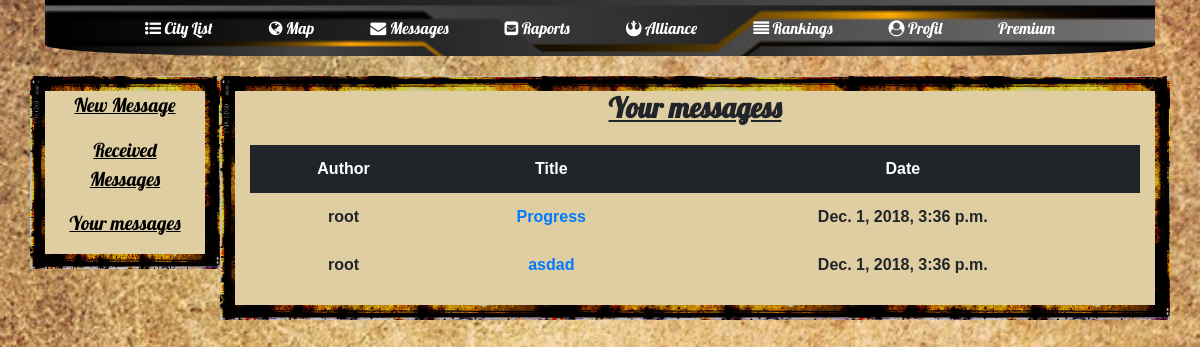
The page /wiadomosci/wyslane/ (signed in) on the database its author committed.
### messagess/models.py (models this page shows)
class Message(models.Model):
    author = models.ForeignKey(User, related_name='sender', on_delete=models.CASCADE)
    title = models.CharField(max_length=200)
    text = models.TextField()
    to_who = models.ForeignKey(User, on_delete=models.CASCADE)
    have_seen = models.BooleanField(default=False)
    created_date = models.DateTimeField(default=timezone.now)

### messagess/views.py (the view)
# urls.py: path('wyslane/', views.messages_your_send_page, name='messages_your_send_page'),
@login_required(login_url='../../../../../../../')
def messages_your_send_page(request):
    messages = Message.objects.filter(author=request.user).order_by('created_date')
    return render(request, 'messagessYourSend.html', {'messages': messages})

### messagess/templates/messagessYourSend.html (shortened to what this page needs)
<!doctype html>
<html lang="en">
<head>
    {% load static %}
    <link rel="stylesheet" href="https://stackpath.bootstrapcdn.com/bootstrap/4.1.3/css/bootstrap.min.css"
>
    <link rel="stylesheet" href="{% static 'messagess/messagessCss.css' %}">
    <link href="https://maxcdn.bootstrapcdn.com/font-awesome/4.7.0/css/font-awesome.min.css" rel="stylesheet">
</head>
<body>
<div class="container">
    <nav class="navbar navbar-expand-lg navbar-dark center">
        <div class="custom-center">
            <div class="collapse navbar-collapse" id="navbarNav">
                <ul class="navbar-nav">
                    <li class="nav-item active">
                        <a class="nav-link" href="../../miasto/city_list/"><i class="fa fa-list-ul"></i> City List</a>
                    </li>
                    <li class="nav-item active">
                        <a class="nav-link" href="../../mapa/"><i class="fa fa-globe"></i> Map</a>
                    </li>
                    <li class="nav-item active">
                        <a class="nav-link" href="../../wiadomosci/"><i class="fa fa-envelope"></i> Messages</a>
                    </li>
                    <li class="nav-item active">
                        <a class="nav-link" href="../../raporty/"><i class="fa fa-envelope-square"></i> Raports</a>
                    </li>
                    <li class="nav-item active">
                        <a class="nav-link" href="../../sojusz/"><i class="fa fa-rebel"></i> Alliance</a>
                    </li>
                    <li class="nav-item active">
                        <a class="nav-link" href="../../rankingi/"><i class="fa fa-align-justify"></i> Rankings</a>
                    </li>
                    <li class="nav-item active">
                        <a class="nav-link" href="../../profil/"><i class="fa fa-user-circle"></i> Profil</a>
                    </li>
                    <li class="nav-item active">
                        <a class="nav-link" href="../../premium/"> Premium</a>
                    </li>
                </ul>
            </div>
        </div>
    </nav>
</div>
<div class="container">
    <div class="row">
        <div class="col-lg-2 messagePanel text-center">
            <p class="messageText"><a href="../napisz/"><u>New Message</u></a></p>
            <p class="messageText"><a href="../"><u>Received Messages</u></a></p>
            <p class="messageText"><a href=""><u>Your messages</u></a></p>
        </div>
        <div class="col-lg-10 messagePanel text-center">
            <h3 class="h3 custom-center font-weight-bold"><u>Your messagess
        </u></h3>
            <table class="table table-hover table-borderless">
                <thead class="thead-dark">
                <tr>
                    <th>Author</th>
                    <th>Title</th>
                    <th>Date</th>
                </tr>
                </thead>
                {% for message in messages %}
                <tr>
                    <td>{{ message.author }}</td>
                    <td><a href='../{{ message.id }}'>{{ message.title }}</a></td>
                    <td>{{ message.created_date }}</td>
                </tr>
                {% endfor %}
            </table>
        </div>
    </div>
</div>
</body>
</html>

### messagess/static/messagess/messagessCss.css (style rules this page uses)
body { background: url('../cityMap/assets/yellowBackground2.png') no-repeat center center fixed; background-size: cover; }
nav { background: url('../cityMap/assets/yellowBackground3.png'); background-size: 100%; border-bottom-left-radius: 20%; border-bottom-right-radius: 20%; font-family: 'Lobster'; }
.custom-center { margin: auto; }
nav li { margin-left: 20px; margin-right: 20px; }
th, td { border-top: none; font-weight: bold; }
table { font-family: arial, sans-serif; }
.messagePanel { background-color: rgb(223, 206, 162); border: 15px solid transparent; border-image: url('../cityMap/assets/border8.png') 30 round; height: 100%; margin-top: 20px; }
.messagePanel h3 { font-family: 'Lobster'; margin-bottom: 20px; }
.messageText a { font-family: 'Lobster'; font-size: 1.2em; color: black; }

### rows shown on the page
Message: author "root", title "Progress", created_date "Dec. 1, 2018, 3:36 p.m."
Message: author "root", title "asdad", created_date "Dec. 1, 2018, 3:36 p.m."
